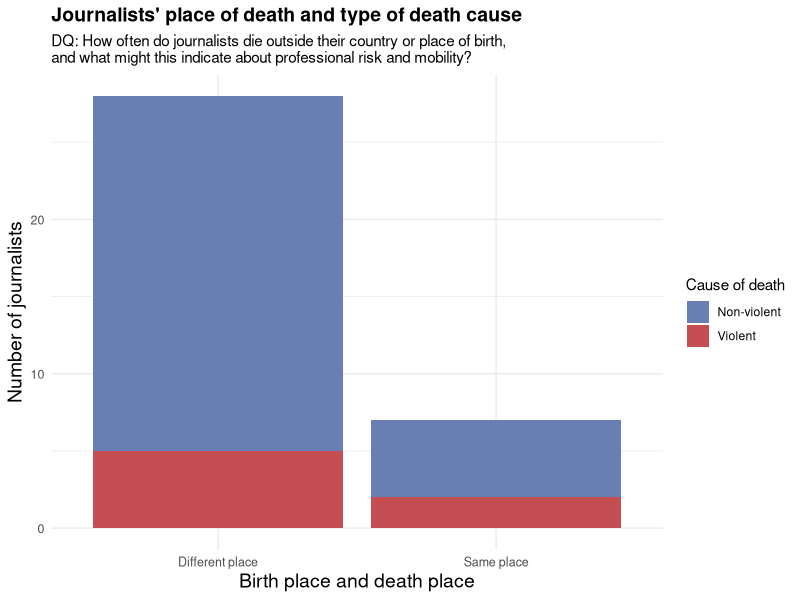
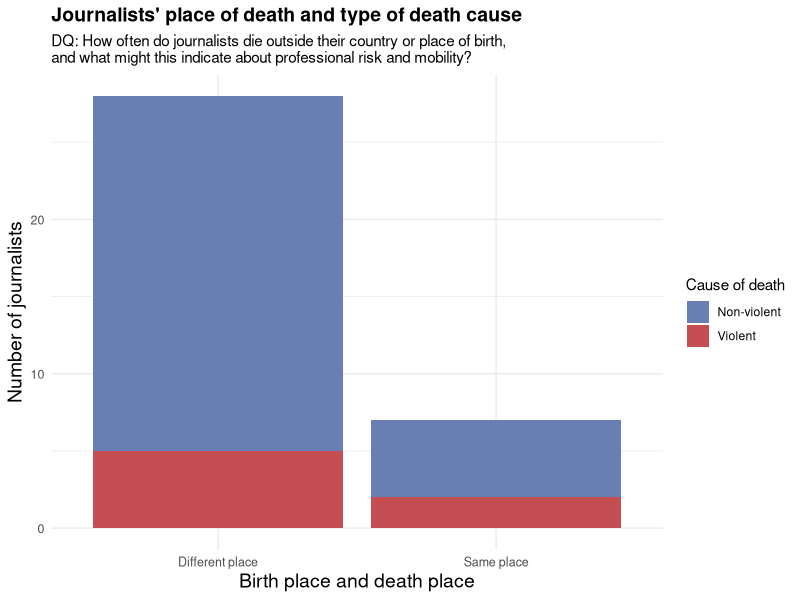
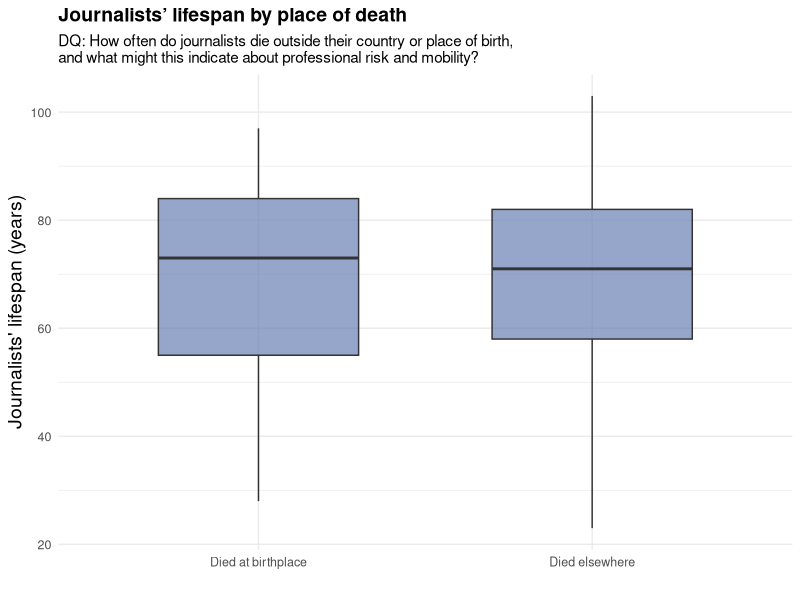

Recreate these plots in R, in order.
library(tidyverse)

# Define violent death causes
violent_causes <- c(
  "Assassination", "Sniper", "Hanging", "Suicide", 'Execution by firing squad',
  "Concussion", 'Concussion | Suicide', "Decapitation", "Shot", "Killed", 'Ballistic trauma'
)

journalists_death_place_cause <- read_csv("journalists.csv") |>
  select(
    "ontology/birthPlace_label",
    "ontology/deathPlace_label",
    "ontology/deathCause_label",
    "ontology/deathYear"
  ) |>
  rename(
    birth_place = "ontology/birthPlace_label",
    death_place = "ontology/deathPlace_label",
    death_cause = "ontology/deathCause_label",
    death_year = "ontology/deathYear"
  ) |>
  mutate(
    death_year = as.numeric(death_year),
    bd_coincide = ifelse(birth_place == death_place,
                         "Same place",
                         "Different place"),
    cause_type = ifelse(death_cause %in% violent_causes, "Violent", "Non-violent")
  ) |>
  filter(!is.na(death_cause), death_year >= 1900) |>
  filter(!is.na(bd_coincide))

plot_data <- journalists_death_place_cause |>
  group_by(bd_coincide, cause_type) |>
  summarise(count = n(), .groups = "drop")

clean_plot_data <- plot_data 

# Stacked bar plot
ggplot( clean_plot_data) +
  aes(x = bd_coincide, y = count, fill = cause_type) +
  geom_col(position = 'stack') +
  scale_fill_manual(
          values = c(
      "Non-violent" = "#697fb3ff",
      "Violent" = "#c44e52"
    )) +
  labs(
    title = "Journalists' place of death and type of death cause",
    subtitle = "DQ: How often do journalists die outside their country or place of birth,\nand what might this indicate about professional risk and mobility?",
    x = "Birth place and death place",
    y = "Number of journalists",
    fill = "Cause of death"
  ) +
  theme_minimal() +
  theme(plot.title = element_text(face = 'bold', size = 14), axis.text.x = element_text(size = 9), axis.text.y = element_text(size = 9), axis.title = element_text(size = 14))
#Also try:
 #aes(x = bd_coincide, fill = cause_type) +
  #geom_bar(position = "fill") +
  #facet_wrap(~ decade) +
  #scale_y_continuous(labels = scales::percent) 

ggsave("Death_place_vs_cause_type_stacked_bar.png")

# box plot: lifespan by place of death (mobility risk)

lifespan_place_plot <- read_csv("journalists.csv") |>
  select(
    "ontology/birthYear",
    "ontology/deathYear",
    "ontology/birthPlace_label",
    "ontology/deathPlace_label"
  ) |>
  na.omit() |>
  rename(
    birth_year = "ontology/birthYear",
    death_year = "ontology/deathYear",
    birth_place = "ontology/birthPlace_label",
    death_place = "ontology/deathPlace_label"
  ) |>
  mutate(
    birth_year = as.numeric(birth_year),
    death_year = as.numeric(death_year),
    life_length = death_year - birth_year,
    bd_coincide = ifelse(birth_place == death_place,
                         "Died at birthplace",
                         "Died elsewhere")
  ) |>
  filter(life_length > 0, death_year >= 1900) |>
  ggplot() +
  aes(x = bd_coincide, y = life_length, fill = bd_coincide) +
  geom_boxplot(alpha = 0.7, width = 0.6, fill = "#697fb3ff") +
  labs(
    x = "",
    y = "Journalists' lifespan (years)",
    title = "Journalists’ lifespan by place of death",
    subtitle = "DQ: How often do journalists die outside their country or place of birth,\nand what might this indicate about professional risk and mobility?",
 ) +
  theme_minimal() +
theme(plot.title = element_text(face = 'bold', size = 14), axis.text.x = element_text(size = 9), axis.text.y = element_text(size = 9), axis.title = element_text(size = 14),
    legend.position = "none")

ggsave("Journalists_lifespan_by_place_of_death.png", plot = lifespan_place_plot)

